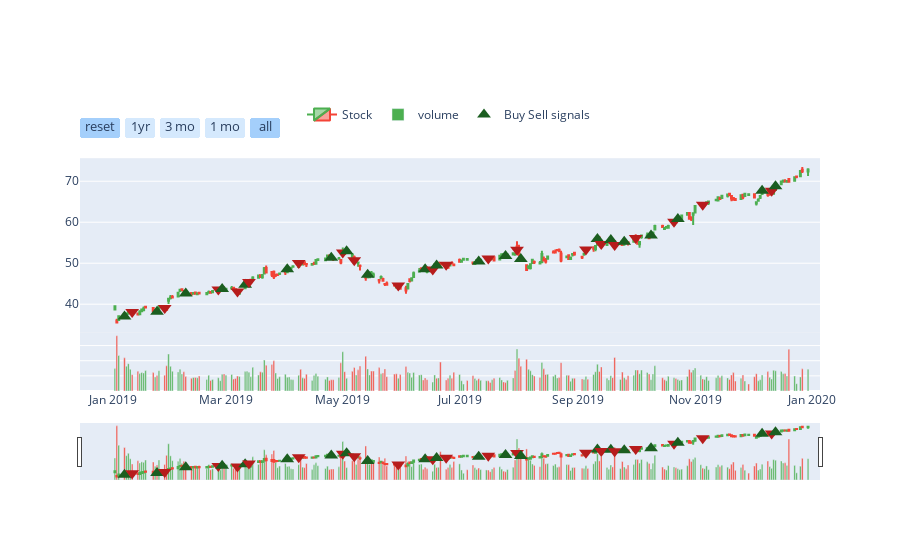

Notebook cell for this chart:
### Code cell
candlesticks = Candlesticks(x=combined_AAPL, state_field="strategy2_state")
candlesticks.plot()

### Figure 1 — Plotly figure (JSON) as saved in the notebook; plotly's stock layout.template omitted (floating-point values rounded to 4 significant figures; data arrays with more than 128 entries replaced by an {"elided": "..."} marker saying what was removed)
{"data": [{"close": {"elided": "249 float values"}, "decreasing": {"line": {"color": "#f44336"}}, "high": {"elided": "249 float values"}, "increasing": {"line": {"color": "#4caf50"}}, "low": {"elided": "249 float values"}, "name": "Stock", "open": {"elided": "249 float values"}, "type": "candlestick", "x": {"elided": "249 str values"}, "yaxis": "y2"}, {"marker": {"color": {"elided": "249 str values"}}, "name": "volume", "type": "bar", "x": {"elided": "249 str values"}, "y": {"elided": "249 int values"}, "yaxis": "y"}, {"marker": {"color": ["#1b5e20", "#b71c1c", "#1b5e20", "#b71c1c", "#1b5e20", "#b71c1c", "#1b5e20", "#b71c1c", "#1b5e20", "#b71c1c", "#1b5e20", "#b71c1c", "#1b5e20", "#b71c1c", "#1b5e20", "#b71c1c", "#1b5e20", "#b71c1c", "#1b5e20", "#b71c1c", "#1b5e20", "#b71c1c", "#1b5e20", "#b71c1c", "#1b5e20", "#b71c1c", "#1b5e20", "#b71c1c", "#1b5e20", "#b71c1c", "#1b5e20", "#b71c1c", "#1b5e20", "#b71c1c", "#1b5e20", "#b71c1c", "#1b5e20", "#b71c1c", "#1b5e20", "#b71c1c", "#1b5e20"], "size": 12, "symbol": ["triangle-up", "triangle-down", "triangle-up", "triangle-down", "triangle-up", "triangle-down", "triangle-up", "triangle-down", "triangle-up", "triangle-down", "triangle-up", "triangle-down", "triangle-up", "triangle-down", "triangle-up", "triangle-down", "triangle-up", "triangle-down", "triangle-up", "triangle-down", "triangle-up", "triangle-down", "triangle-up", "triangle-down", "triangle-up", "triangle-down", "triangle-up", "triangle-down", "triangle-up", "triangle-down", "triangle-up", "triangle-down", "triangle-up", "triangle-down", "triangle-up", "triangle-down", "triangle-up", "triangle-down", "triangle-up", "triangle-down", "triangle-up"]}, "mode": "markers", "name": "Buy Sell signals", "type": "scatter", "x": ["2019-01-07T00:00:00", "2019-01-11T00:00:00", "2019-01-24T00:00:00", "2019-01-28T00:00:00", "2019-02-08T00:00:00", "2019-02-25T00:00:00", "2019-02-27T00:00:00", "2019-03-07T00:00:00", "2019-03-11T00:00:00", "2019-03-13T00:00:00", "2019-04-02T00:00:00", "2019-04-08T00:00:00", "2019-04-25T00:00:00", "2019-05-01T00:00:00", "2019-05-03T00:00:00", "2019-05-07T00:00:00", "2019-05-14T00:00:00", "2019-05-30T00:00:00", "2019-06-13T00:00:00", "2019-06-17T00:00:00", "2019-06-19T00:00:00", "2019-06-24T00:00:00", "2019-07-11T00:00:00", "2019-07-16T00:00:00", "2019-07-25T00:00:00", "2019-07-31T00:00:00", "2019-08-02T00:00:00", "2019-09-05T00:00:00", "2019-09-11T00:00:00", "2019-09-13T00:00:00", "2019-09-18T00:00:00", "2019-09-20T00:00:00", "2019-09-25T00:00:00", "2019-10-01T00:00:00", "2019-10-09T00:00:00", "2019-10-21T00:00:00", "2019-10-23T00:00:00", "2019-11-05T00:00:00", "2019-12-06T00:00:00", "2019-12-11T00:00:00", "2019-12-13T00:00:00"], "y": [36.98, 38.07, 38.17, 39.08, 42.6, 43.56, 43.72, 43.12, 44.72, 45.43, 48.51, 50.03, 51.32, 52.63, 52.94, 50.72, 47.17, 44.58, 48.54, 48.47, 49.47, 49.65, 50.44, 51.12, 51.76, 53.26, 51.01, 53.32, 55.9, 54.69, 55.69, 54.43, 55.26, 56.15, 56.76, 60.13, 60.79, 64.28, 67.68, 67.69, 68.79], "yaxis": "y2"}], "layout": {"legend": {"orientation": "h", "x": 0.3, "y": 0.9, "yanchor": "bottom"}, "xaxis": {"rangeselector": {"bgcolor": "rgba(150, 200, 250, 0.4)", "buttons": [{"count": 1, "label": "reset", "step": "all"}, {"count": 1, "label": "1yr", "step": "year", "stepmode": "backward"}, {"count": 3, "label": "3 mo", "step": "month", "stepmode": "backward"}, {"count": 1, "label": "1 mo", "step": "month", "stepmode": "backward"}, {"step": "all"}], "font": {"size": 13}, "visible": true, "x": 0, "y": 0.9}}, "yaxis": {"domain": [0, 0.2], "showticklabels": false}, "yaxis2": {"domain": [0.2, 0.8]}}}
